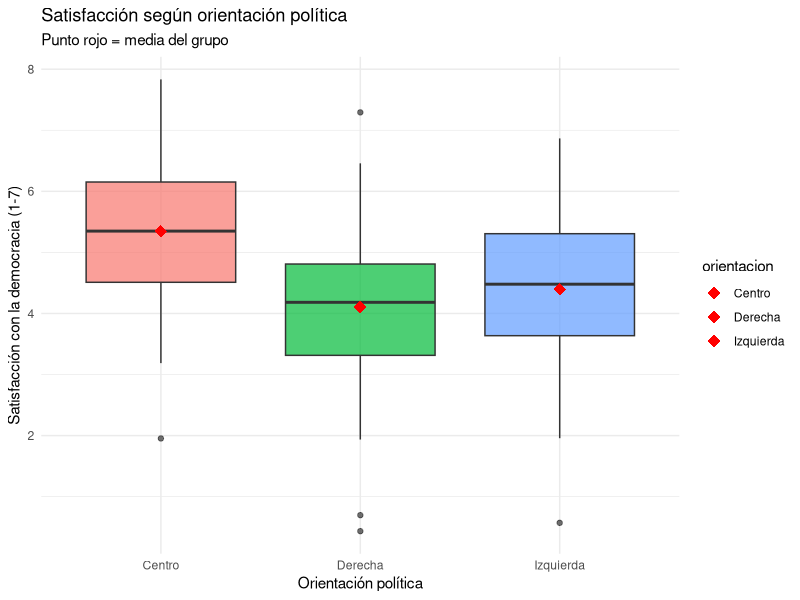

This chart was generated by the following R code:
## ---- chunk 1
knitr::opts_chunk$set(echo = TRUE, message = FALSE, warning = FALSE)
library(ggplot2)
## ---- chunk 2
# Datos simulados: Diferencia salarial por género
set.seed(2024)
ingresos_hombres <- rlnorm(150, meanlog = log(750), sdlog = 0.6)
ingresos_mujeres <- rlnorm(150, meanlog = log(650), sdlog = 0.6)

# Prueba t para dos muestras independientes
resultado <- t.test(ingresos_hombres, ingresos_mujeres)
print(resultado)
## ---- chunk 3
# Datos: Percepción de seguridad antes y después de intervención policial
set.seed(123)
antes <- rnorm(50, mean = 4.2, sd = 1.5)
despues <- antes + rnorm(50, mean = 0.8, sd = 1.0)  # Mejora promedio

# Prueba t pareada
resultado <- t.test(despues, antes, paired = TRUE)
print(resultado)
## ---- chunk 4
# Datos simulados: satisfacción con democracia por orientación política
set.seed(2024)
n_grupo <- 100

datos_anova <- data.frame(
  satisfaccion = c(
    rnorm(n_grupo, mean = 4.5, sd = 1.2),  # Izquierda
    rnorm(n_grupo, mean = 5.2, sd = 1.1),  # Centro
    rnorm(n_grupo, mean = 4.0, sd = 1.3)   # Derecha
  ),
  orientacion = rep(c("Izquierda", "Centro", "Derecha"), each = n_grupo)
)

# ANOVA de una vía
modelo_anova <- aov(satisfaccion ~ orientacion, data = datos_anova)
summary(modelo_anova)
## ---- chunk 5
library(ggplot2)

ggplot(datos_anova, aes(x = orientacion, y = satisfaccion, fill = orientacion)) +
  geom_boxplot(alpha = 0.7, show.legend = FALSE) +
  stat_summary(fun = mean, geom = "point", shape = 18, size = 4, color = "red") +
  labs(x = "Orientación política",
       y = "Satisfacción con la democracia (1-7)",
       title = "Satisfacción según orientación política",
       subtitle = "Punto rojo = media del grupo") +
  theme_minimal()
## ---- chunk 6
# Comparaciones post-hoc de Tukey
TukeyHSD(modelo_anova)
## ---- chunk 7
# Ejemplo: Mann-Whitney U (alternativa a t de dos muestras)
wilcox.test(ingresos_hombres, ingresos_mujeres)

# Ejemplo: Kruskal-Wallis (alternativa a ANOVA)
kruskal.test(satisfaccion ~ orientacion, data = datos_anova)
